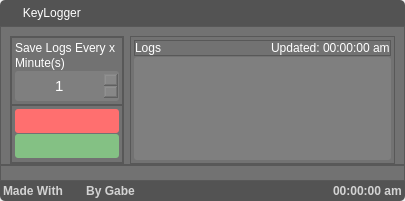
<?xml version="1.0" encoding="UTF-8"?>
<ui version="4.0">
 <class>MainWindow</class>
 <widget class="QMainWindow" name="MainWindow">
  <property name="geometry">
   <rect>
    <x>0</x>
    <y>0</y>
    <width>405</width>
    <height>201</height>
   </rect>
  </property>
  <property name="windowTitle">
   <string>MainWindow</string>
  </property>
  <widget class="QWidget" name="centralwidget">
   <layout class="QVBoxLayout" name="verticalLayout" stretch="0,1,0,0">
    <property name="spacing">
     <number>0</number>
    </property>
    <property name="leftMargin">
     <number>0</number>
    </property>
    <property name="topMargin">
     <number>0</number>
    </property>
    <property name="rightMargin">
     <number>0</number>
    </property>
    <property name="bottomMargin">
     <number>0</number>
    </property>
    <item>
     <widget class="QFrame" name="dragFrame">
      <property name="styleSheet">
       <string notr="true">QFrame {
border-top-right-radius: 5px;
border-top-left-radius: 5px;
	background-color: rgb(83, 83, 83);
}</string>
      </property>
      <property name="frameShape">
       <enum>QFrame::StyledPanel</enum>
      </property>
      <property name="frameShadow">
       <enum>QFrame::Raised</enum>
      </property>
      <layout class="QHBoxLayout" name="horizontalLayout">
       <property name="spacing">
        <number>3</number>
       </property>
       <property name="leftMargin">
        <number>3</number>
       </property>
       <property name="topMargin">
        <number>3</number>
       </property>
       <property name="rightMargin">
        <number>3</number>
       </property>
       <property name="bottomMargin">
        <number>3</number>
       </property>
       <item>
        <widget class="QPushButton" name="pushButton">
         <property name="styleSheet">
          <string notr="true">border: none;
background-image: url(:/imgs/images/16x16/cil-notes.png);
background-color: none;
background-repeat: no-repeat;
color: #fff;
padding:3px;</string>
         </property>
         <property name="text">
          <string>     KeyLogger</string>
         </property>
        </widget>
       </item>
       <item>
        <spacer name="horizontalSpacer">
         <property name="orientation">
          <enum>Qt::Horizontal</enum>
         </property>
         <property name="sizeHint" stdset="0">
          <size>
           <width>40</width>
           <height>20</height>
          </size>
         </property>
        </spacer>
       </item>
       <item>
        <widget class="QPushButton" name="minimize">
         <property name="cursor">
          <cursorShape>PointingHandCursor</cursorShape>
         </property>
         <property name="styleSheet">
          <string notr="true">
QPushButton {
	image: url(:/imgs/images/24x24/cil-window-minimize.png);
background-color: rgb(83, 83, 83);
border:none;
padding:3px;
border-radius:3px;
}
QPushButton:hover {
	background-color: #666666;
}</string>
         </property>
         <property name="text">
          <string/>
         </property>
        </widget>
       </item>
       <item>
        <widget class="QPushButton" name="close">
         <property name="cursor">
          <cursorShape>PointingHandCursor</cursorShape>
         </property>
         <property name="styleSheet">
          <string notr="true">
QPushButton {
	
	image: url(:/imgs/images/24x24/cil-x.png);
	background-color: rgb(83, 83, 83);
border:none;
padding:3px;
border-radius:3px;
}

QPushButton:hover {
	background-color: tomato;
}</string>
         </property>
         <property name="text">
          <string/>
         </property>
        </widget>
       </item>
      </layout>
     </widget>
    </item>
    <item>
     <widget class="QFrame" name="frame_2">
      <property name="styleSheet">
       <string notr="true">background-color: #727272;
color: #fff;</string>
      </property>
      <property name="frameShape">
       <enum>QFrame::StyledPanel</enum>
      </property>
      <property name="frameShadow">
       <enum>QFrame::Raised</enum>
      </property>
      <layout class="QHBoxLayout" name="horizontalLayout_3" stretch="3,7">
       <property name="bottomMargin">
        <number>0</number>
       </property>
       <item>
        <widget class="QFrame" name="frame">
         <property name="frameShape">
          <enum>QFrame::StyledPanel</enum>
         </property>
         <property name="frameShadow">
          <enum>QFrame::Raised</enum>
         </property>
         <layout class="QVBoxLayout" name="verticalLayout_3">
          <property name="spacing">
           <number>0</number>
          </property>
          <property name="leftMargin">
           <number>0</number>
          </property>
          <property name="topMargin">
           <number>0</number>
          </property>
          <property name="rightMargin">
           <number>0</number>
          </property>
          <property name="bottomMargin">
           <number>0</number>
          </property>
          <item>
           <widget class="QFrame" name="frame_5">
            <property name="frameShape">
             <enum>QFrame::StyledPanel</enum>
            </property>
            <property name="frameShadow">
             <enum>QFrame::Raised</enum>
            </property>
            <layout class="QVBoxLayout" name="verticalLayout_2">
             <property name="spacing">
              <number>1</number>
             </property>
             <property name="leftMargin">
              <number>3</number>
             </property>
             <property name="topMargin">
              <number>3</number>
             </property>
             <property name="rightMargin">
              <number>3</number>
             </property>
             <property name="bottomMargin">
              <number>3</number>
             </property>
             <item>
              <widget class="QLabel" name="label_10">
               <property name="text">
                <string>Save Logs Every x</string>
               </property>
              </widget>
             </item>
             <item>
              <widget class="QLabel" name="label_3">
               <property name="text">
                <string>Minute(s)</string>
               </property>
              </widget>
             </item>
             <item>
              <widget class="QSpinBox" name="mins">
               <property name="styleSheet">
                <string notr="true">background-color: rgba(148, 148, 148, 102);
border-radius:3px;
padding:5px;
font-size:15px;</string>
               </property>
               <property name="alignment">
                <set>Qt::AlignCenter</set>
               </property>
               <property name="minimum">
                <number>1</number>
               </property>
               <property name="maximum">
                <number>60</number>
               </property>
              </widget>
             </item>
            </layout>
           </widget>
          </item>
          <item>
           <widget class="QFrame" name="frame_6">
            <property name="frameShape">
             <enum>QFrame::StyledPanel</enum>
            </property>
            <property name="frameShadow">
             <enum>QFrame::Raised</enum>
            </property>
            <layout class="QVBoxLayout" name="verticalLayout_4">
             <property name="spacing">
              <number>1</number>
             </property>
             <property name="leftMargin">
              <number>3</number>
             </property>
             <property name="topMargin">
              <number>3</number>
             </property>
             <property name="rightMargin">
              <number>3</number>
             </property>
             <property name="bottomMargin">
              <number>3</number>
             </property>
             <item>
              <widget class="QPushButton" name="stopBtn">
               <property name="cursor">
                <cursorShape>PointingHandCursor</cursorShape>
               </property>
               <property name="toolTip">
                <string>Stop Auto Clicker!</string>
               </property>
               <property name="styleSheet">
                <string notr="true">QPushButton {
	image: url(:/imgs/images/24x24/cil-media-stop.png);
background-color:#ff6f6f;
padding:5px;
border-radius: 3px;
}
QPushButton:hover {
	background-color:#ff4c4c;
}</string>
               </property>
               <property name="text">
                <string/>
               </property>
              </widget>
             </item>
             <item>
              <widget class="QPushButton" name="startBtn">
               <property name="cursor">
                <cursorShape>PointingHandCursor</cursorShape>
               </property>
               <property name="toolTip">
                <string>Start Auto Clicker!</string>
               </property>
               <property name="styleSheet">
                <string notr="true">QPushButton {
	image: url(:/imgs/images/24x24/cil-media-play.png);
background-color: #84c184;
padding: 5px;
border-radius: 3px;
}
QPushButton:hover {
	background-color: #66b266;
}</string>
               </property>
               <property name="text">
                <string/>
               </property>
              </widget>
             </item>
            </layout>
           </widget>
          </item>
         </layout>
        </widget>
       </item>
       <item>
        <widget class="QFrame" name="frame_4">
         <property name="frameShape">
          <enum>QFrame::StyledPanel</enum>
         </property>
         <property name="frameShadow">
          <enum>QFrame::Raised</enum>
         </property>
         <layout class="QVBoxLayout" name="verticalLayout_5">
          <property name="spacing">
           <number>1</number>
          </property>
          <property name="leftMargin">
           <number>3</number>
          </property>
          <property name="topMargin">
           <number>3</number>
          </property>
          <property name="rightMargin">
           <number>3</number>
          </property>
          <property name="bottomMargin">
           <number>3</number>
          </property>
          <item>
           <widget class="QFrame" name="frame_7">
            <property name="frameShape">
             <enum>QFrame::StyledPanel</enum>
            </property>
            <property name="frameShadow">
             <enum>QFrame::Raised</enum>
            </property>
            <layout class="QHBoxLayout" name="horizontalLayout_4">
             <property name="spacing">
              <number>0</number>
             </property>
             <property name="leftMargin">
              <number>0</number>
             </property>
             <property name="topMargin">
              <number>0</number>
             </property>
             <property name="rightMargin">
              <number>0</number>
             </property>
             <property name="bottomMargin">
              <number>0</number>
             </property>
             <item>
              <widget class="QLabel" name="label_2">
               <property name="text">
                <string>Logs</string>
               </property>
              </widget>
             </item>
             <item alignment="Qt::AlignRight">
              <widget class="QLabel" name="logUpdate">
               <property name="text">
                <string>Updated: 00:00:00 am</string>
               </property>
              </widget>
             </item>
            </layout>
           </widget>
          </item>
          <item>
           <widget class="QListWidget" name="keyLoggerLog">
            <property name="font">
             <font>
              <pointsize>-1</pointsize>
             </font>
            </property>
            <property name="styleSheet">
             <string notr="true">background-color: rgba(148, 148, 148, 102);
border-radius:3px;
padding:5px;
font-size: 10px;</string>
            </property>
           </widget>
          </item>
         </layout>
        </widget>
       </item>
      </layout>
     </widget>
    </item>
    <item>
     <widget class="QFrame" name="frame_8">
      <property name="styleSheet">
       <string notr="true">background-color: #727272;
color: #fff;</string>
      </property>
      <property name="frameShape">
       <enum>QFrame::StyledPanel</enum>
      </property>
      <property name="frameShadow">
       <enum>QFrame::Raised</enum>
      </property>
      <layout class="QVBoxLayout" name="verticalLayout_6">
       <property name="spacing">
        <number>0</number>
       </property>
       <property name="leftMargin">
        <number>0</number>
       </property>
       <property name="topMargin">
        <number>0</number>
       </property>
       <property name="rightMargin">
        <number>0</number>
       </property>
       <property name="bottomMargin">
        <number>0</number>
       </property>
       <item>
        <widget class="QLabel" name="scriptIndicator">
         <property name="text">
          <string/>
         </property>
         <property name="alignment">
          <set>Qt::AlignCenter</set>
         </property>
        </widget>
       </item>
      </layout>
     </widget>
    </item>
    <item>
     <widget class="QFrame" name="frame_3">
      <property name="styleSheet">
       <string notr="true">QFrame {
border-bottom-right-radius: 5px;
border-bottom-left-radius: 5px;
	background-color: rgb(83, 83, 83);
color: lightgray;
font-weight: bold;
}</string>
      </property>
      <property name="frameShape">
       <enum>QFrame::StyledPanel</enum>
      </property>
      <property name="frameShadow">
       <enum>QFrame::Raised</enum>
      </property>
      <layout class="QHBoxLayout" name="horizontalLayout_2">
       <property name="spacing">
        <number>3</number>
       </property>
       <property name="leftMargin">
        <number>3</number>
       </property>
       <property name="topMargin">
        <number>3</number>
       </property>
       <property name="rightMargin">
        <number>3</number>
       </property>
       <property name="bottomMargin">
        <number>3</number>
       </property>
       <item alignment="Qt::AlignLeft">
        <widget class="QLabel" name="label">
         <property name="styleSheet">
          <string notr="true">image: url(:/imgs/images/16x16/cil-heart.png);</string>
         </property>
         <property name="text">
          <string>Made With       By Gabe    </string>
         </property>
        </widget>
       </item>
       <item alignment="Qt::AlignRight">
        <widget class="QLabel" name="updateTime">
         <property name="text">
          <string>00:00:00 am</string>
         </property>
        </widget>
       </item>
      </layout>
     </widget>
    </item>
   </layout>
  </widget>
 </widget>
 <resources>
  <include location="icons.qrc"/>
 </resources>
 <connections/>
</ui>
